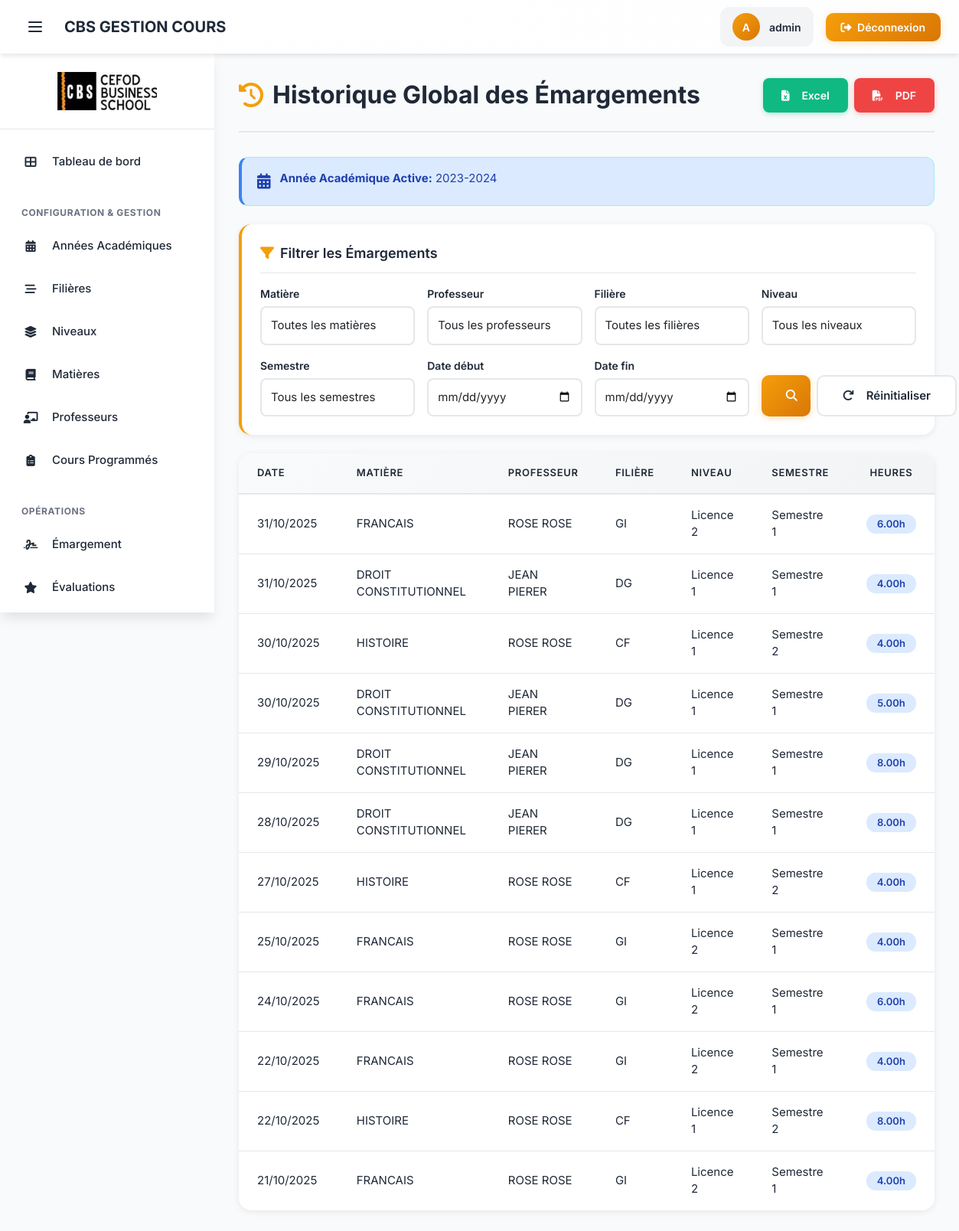
/historique/ (signed in), run on the app's committed database.
### gestion_cours/models.py (models this page shows, shortened)
class AnneeAcademique(models.Model):
    annee_accademique = models.CharField(max_length=10, unique=True)
    active = models.BooleanField(default=False)
    class Meta:
        verbose_name_plural = "Années Académiques"

class Emargement(models.Model):
    matiere_programmer = models.ForeignKey(MatiereProgrammee, on_delete=models.CASCADE)
    date_emar = models.DateField(verbose_name="Date de la séance")
    heure_eff = models.DecimalField(max_digits=4, decimal_places=2, verbose_name="Heures effectuées")
    class Meta:
        verbose_name_plural = "Émargements"
        unique_together = ('matiere_programmer', 'date_emar')

class MatiereProgrammee(models.Model):
    SEMESTRE_CHOICES = [
        ('S1', 'Semestre 1'),
        ('S2', 'Semestre 2'),
    ]
    matiere = models.ForeignKey(Matiere, on_delete=models.CASCADE)
    filiere = models.ForeignKey(Filiere, on_delete=models.CASCADE)
    niveau = models.ForeignKey(Niveau, on_delete=models.CASCADE)
    professeur = models.ForeignKey(Professeur, on_delete=models.CASCADE)
    annee_academique = models.ForeignKey(AnneeAcademique, on_delete=models.CASCADE)
    semestre = models.CharField(
        max_length=2,
        choices=SEMESTRE_CHOICES,
        default='S1'
    )
    nbr_heure = models.DecimalField(max_digits=5, decimal_places=2, verbose_name="Volume horaire prévu")
    date_debut_estimee = models.DateField(null=True, blank=True)
    date_fin_estimee = models.DateField(null=True, blank=True)
    class Meta:
        verbose_name_plural = "Matières Programmées"
        unique_together = ('matiere', 'filiere', 'niveau', 'annee_academique', 'semestre')

class Matiere(models.Model):
    code = models.CharField(max_length=10, unique=True)
    libelle = models.CharField(max_length=100)
    def __str__(self):
        return self.libelle
    class Meta:
        verbose_name_plural = "Matières"

class Professeur(models.Model):
    nom = models.CharField(max_length=100)
    prenoms = models.CharField(max_length=150)
    contact = models.CharField(max_length=50, unique=True)
    email = models.EmailField(unique=True)
    grade = models.CharField(
        max_length=100,
        null=True,
        blank=True,
        verbose_name="Grade universitaire"
    )
    domaine = models.CharField(
        max_length=100,
        null=True,
        blank=True,
        verbose_name="Domaine d'expertise"
    )
    cv = models.FileField(
        upload_to='professeurs/cvs/',
        null=True,
        blank=True,
        verbose_name="CV (Fichier)"
    )
    dernier_diplome = models.FileField(
        upload_to='professeurs/diplomes/',
        null=True,
        blank=True,
        verbose_name="Dernier Diplôme (Fichier)"
    )
    def __str__(self):
        return f"{self.nom} {self.prenoms}"
    class Meta:
        verbose_name = "Professeur"
        verbose_name_plural = "Professeurs"
        ordering = ['nom']

class Filiere(models.Model):
    code = models.CharField(max_length=10, unique=True)
    libelle = models.CharField(max_length=100)
    def __str__(self):
        return self.libelle
    class Meta:
        verbose_name_plural = "Filières"

class Niveau(models.Model):
    LIBELLE_CHOICES = [
        ('Licence', 'Licence'),
        ('Master', 'Master'),
    ]
    libelle = models.CharField(max_length=10, choices=LIBELLE_CHOICES)
    niv = models.IntegerField() # 1, 2 ou 3
    filiere = models.ForeignKey(Filiere, on_delete=models.CASCADE)
    def __str__(self):
        return f"{self.libelle} {self.niv} - {self.filiere.code}"
    class Meta:
        verbose_name_plural = "Niveaux"
        unique_together = ('libelle', 'filiere', 'niv')

### gestion_cours/views.py (the view)
# urls.py: path('historique/', views.historique_view, name='historique'),
@login_required
@user_passes_test(est_administrateur_pedagogique, login_url=reverse_lazy('gestion_cours:home'))
def historique_view(request):
    annee_active = get_active_annee_academique()
    if not annee_active:
        messages.warning(request, "Impossible d'afficher l'historique : Aucune année académique active trouvée.")
        historique = Emargement.objects.none()
        emargement_filter = EmargementFilterComplete(request.GET, queryset=historique)
    else:
        queryset = Emargement.objects.filter(
            matiere_programmer__annee_academique=annee_active
        ).select_related(
            'matiere_programmer__professeur',
            'matiere_programmer__matiere',
        ).order_by('-date_emar')
        emargement_filter = EmargementFilterComplete(request.GET, queryset=queryset)
        historique = emargement_filter.qs
        if not request.GET:
            historique = historique[:50]
    context = {
        'historique': historique,
        'filter': emargement_filter,
        'annee_active': annee_active.annee_accademique if annee_active else 'N/A'
    }
    return render(request, 'gestion_cours/historique_global.html', context)

### gestion_cours/templates/gestion_cours/historique_global.html (shortened to what this page needs)
{% extends "base.html" %}
{% load static %}
{% block content %}
<div class="page-header">
    <h1 class="page-title">
        <i class="fas fa-history"></i>
        Historique Global des Émargements
    </h1>
    <div class="page-actions">
        <div class="export-buttons">
            <a href="{% url 'gestion_cours:export_emargements_excel' %}?{{ request.GET.urlencode }}"
               class="btn-export btn-export-excel">
                <i class="fas fa-file-excel me-2"></i>Excel
            </a>
            <a href="{% url 'gestion_cours:export_emargements_pdf' %}?{{ request.GET.urlencode }}"
               class="btn-export btn-export-pdf">
                <i class="fas fa-file-pdf me-2"></i>PDF
            </a>
        </div>
    </div>
</div>
<div class="alert alert-info">
    <div class="alert-icon">
        <i class="fas fa-calendar-alt"></i>
    </div>
    <span><strong>Année Académique Active:</strong> {{ annee_active }}</span>
</div>
<div class="filter-card">
    <div class="filter-header">
        <i class="fas fa-filter"></i>
        Filtrer les Émargements
    </div>
    <form method="get" class="filter-form">
        {% for field in filter.form %}
        <div class="filter-group">
            <label for="{{ field.id_for_label }}">{{ field.label }}</label>
            {{ field }}
        </div>
        {% endfor %}
        <div class="filter-actions">
            <button type="submit" class="btn btn-primary">
                <i class="fas fa-search me-2"></i>Filtrer
            </button>
            <a href="{% url 'gestion_cours:historique' %}" class="btn btn-secondary">
                <i class="fas fa-redo me-2"></i>Réinitialiser
            </a>
        </div>
    </form>
</div>
<div class="table-card">
    <div class="table-wrapper">
        {% if historique %}
        <table class="data-table">
            <thead>
                <tr>
                    <th>Date</th>
                    <th>Matière</th>
                    <th>Professeur</th>
                    <th>Filière</th>
                    <th>Niveau</th>
                    <th>Semestre</th>
                    <th class="text-center">Heures</th>
                </tr>
            </thead>
            <tbody>
                {% for emarg in historique %}
                <tr>
                    <td>{{ emarg.date_emar|date:"d/m/Y" }}</td>
                    <td>{{ emarg.matiere_programmer.matiere.libelle }}</td>
                    <td>{{ emarg.matiere_programmer.professeur }}</td>
                    <td>{{ emarg.matiere_programmer.filiere.code }}</td>
                    <td>{{ emarg.matiere_programmer.niveau.libelle }} {{ emarg.matiere_programmer.niveau.niv }}</td>
                    <td>{{ emarg.matiere_programmer.get_semestre_display }}</td>
                    <td class="text-center col-number">
                        <span class="badge badge-info">{{ emarg.heure_eff }}h</span>
                    </td>
                </tr>
                {% endfor %}
            </tbody>
        </table>
        {% endif %}
    </div>
</div>
{% endblock %}

### gestion_cours/templates/base.html (shortened to what this page needs)
{% load static %}
<!DOCTYPE html>
<html lang="fr">
<head>
    <link href="https://cdn.jsdelivr.net/npm/bootstrap@5.3.3/dist/css/bootstrap.min.css" rel="stylesheet">
        <link rel="stylesheet" href="{% static 'css/forms.css' %}">
    <link rel="stylesheet" href="{% static 'css/tables.css' %}">
    <link rel="stylesheet" href="https://cdnjs.cloudflare.com/ajax/libs/font-awesome/6.4.2/css/all.min.css">
    <link rel="stylesheet" href="{% static 'css/sidebar.css' %}">
    <link rel="stylesheet" href="{% static 'css/animations.css' %}">
    <link rel="stylesheet" href="{% static 'css/custom.css' %}">
</head>
<body>
    <div class="layout-wrapper">
        <header class="app-header">
            <div class="header-left">
                <button id="menu-toggle" class="menu-toggle" aria-label="Toggle menu">
                    <svg fill="none" stroke="currentColor" viewBox="0 0 24 24">
                        <path stroke-linecap="round" stroke-linejoin="round" stroke-width="2" d="M4 6h16M4 12h16M4 18h16"/>
                    </svg>
                </button>
                <a href="{% url 'gestion_cours:landing' %}" class="header-logo">
                    CBS GESTION COURS
                </a>
            </div>
            <div class="header-right">
                {% if user.is_authenticated %}
                    <div class="user-info">
                        <div class="user-avatar">
                            {{ user.username|first|upper }}
                        </div>
                        <span class="user-name">{{ user.username }}</span>
                    </div>
                    <form method="post" action="{% url 'logout' %}" class="d-inline">
                        <button type="submit" class="btn-logout">
                            <i class="fas fa-sign-out-alt me-1"></i>
                            Déconnexion
                        </button>
                    </form>
                {% else %}
                    <a href="{% url 'login' %}" class="btn-logout">
                        <i class="fas fa-sign-in-alt me-1"></i>
                        Connexion
                    </a>
                {% endif %}
            </div>
        </header>
        <nav class="app-sidebar">
            <div class="sidebar-logo">
                <a href="{% url 'gestion_cours:landing' %}">
                    <img src="{% static 'img/logo.jpg' %}" alt="CBS Logo">
                </a>
            </div>
            <div class="sidebar-nav">
                <div class="nav-section">
                    <div class="nav-item">
                        <a href="{% url 'gestion_cours:home' %}" class="nav-link">
                            <span class="nav-link-icon">
                                <i class="fas fa-th-large"></i>
                            </span>
                            <span class="nav-link-text">Tableau de bord</span>
                        </a>
                    </div>
                </div>
                <div class="nav-section">
                    <div class="nav-section-title">Configuration & Gestion</div>
                    <div class="nav-item">
                        <a href="{% url 'gestion_cours:anneeacademique_list' %}" class="nav-link">
                            <span class="nav-link-icon">
                                <i class="fas fa-calendar-alt"></i>
                            </span>
                            <span class="nav-link-text">Années Académiques</span>
                        </a>
                    </div>
                    <div class="nav-item">
                        <a href="{% url 'gestion_cours:filiere_list' %}" class="nav-link">
                            <span class="nav-link-icon">
                                <i class="fas fa-stream"></i>
                            </span>
                            <span class="nav-link-text">Filières</span>
                        </a>
                    </div>
                    <div class="nav-item">
                        <a href="{% url 'gestion_cours:niveau_list' %}" class="nav-link">
                            <span class="nav-link-icon">
                                <i class="fas fa-layer-group"></i>
                            </span>
                            <span class="nav-link-text">Niveaux</span>
                        </a>
                    </div>
                    <div class="nav-item">
                        <a href="{% url 'gestion_cours:matiere_list' %}" class="nav-link">
                            <span class="nav-link-icon">
                                <i class="fas fa-book"></i>
                            </span>
                            <span class="nav-link-text">Matières</span>
                        </a>
                    </div>
                    <div class="nav-item">
                        <a href="{% url 'gestion_cours:professeur_list' %}" class="nav-link">
                            <span class="nav-link-icon">
                                <i class="fas fa-chalkboard-teacher"></i>
                            </span>
                            <span class="nav-link-text">Professeurs</span>
                        </a>
                    </div>
                    <div class="nav-item">
                        <a href="{% url 'gestion_cours:matiereprogrammee_list' %}" class="nav-link">
                            <span class="nav-link-icon">
                                <i class="fas fa-clipboard-list"></i>
                            </span>
                            <span class="nav-link-text">Cours Programmés</span>
                        </a>
                    </div>
                </div>
                <div class="nav-section">
                    <div class="nav-section-title">Opérations</div>
                    <div class="nav-item">
                        <a href="{% url 'gestion_cours:emargement_selection' %}" class="nav-link">
                            <span class="nav-link-icon">
                                <i class="fas fa-signature"></i>
                            </span>
                            <span class="nav-link-text">Émargement</span>
                        </a>
                    </div>
                    <div class="nav-item">
                        <a href="{% url 'gestion_cours:evaluation_list' %}" class="nav-link">
                            <span class="nav-link-icon">
                                <i class="fas fa-star"></i>
                            </span>
                            <span class="nav-link-text">Évaluations</span>
                        </a>
                    </div>
                </div>
            </div>
        </nav>
        <main class="app-main">
            <div class="animate-fade-in-up">
                {% block content %}{% endblock content %}
            </div>
        </main>
    </div>
</body>
</html>

### data on the page
AnneeAcademique: annee_accademique "2023-2024"
Emargement: date_emar "31/10/2025", matiere_programmer.matiere.libelle "FRANCAIS", matiere_programmer.professeur "ROSE ROSE", matiere_programmer.filiere.code "GI", matiere_programmer.niveau.libelle "Licence", matiere_programmer.niveau.niv "2", matiere_programmer.semestre "Semestre 1", heure_eff "6.00"
Emargement: date_emar "31/10/2025", matiere_programmer.matiere.libelle "DROIT CONSTITUTIONNEL", matiere_programmer.professeur "JEAN PIERER", matiere_programmer.filiere.code "DG", matiere_programmer.niveau.libelle "Licence", matiere_programmer.niveau.niv "1", matiere_programmer.semestre "Semestre 1", heure_eff "4.00"
Emargement: date_emar "30/10/2025", matiere_programmer.matiere.libelle "HISTOIRE", matiere_programmer.professeur "ROSE ROSE", matiere_programmer.filiere.code "CF", matiere_programmer.niveau.libelle "Licence", matiere_programmer.niveau.niv "1", matiere_programmer.semestre "Semestre 2", heure_eff "4.00"
Emargement: date_emar "30/10/2025", matiere_programmer.matiere.libelle "DROIT CONSTITUTIONNEL", matiere_programmer.professeur "JEAN PIERER", matiere_programmer.filiere.code "DG", matiere_programmer.niveau.libelle "Licence", matiere_programmer.niveau.niv "1", matiere_programmer.semestre "Semestre 1", heure_eff "5.00"
Emargement: date_emar "29/10/2025", matiere_programmer.matiere.libelle "DROIT CONSTITUTIONNEL", matiere_programmer.professeur "JEAN PIERER", matiere_programmer.filiere.code "DG", matiere_programmer.niveau.libelle "Licence", matiere_programmer.niveau.niv "1", matiere_programmer.semestre "Semestre 1", heure_eff "8.00"
Emargement: date_emar "28/10/2025", matiere_programmer.matiere.libelle "DROIT CONSTITUTIONNEL", matiere_programmer.professeur "JEAN PIERER", matiere_programmer.filiere.code "DG", matiere_programmer.niveau.libelle "Licence", matiere_programmer.niveau.niv "1", matiere_programmer.semestre "Semestre 1", heure_eff "8.00"
Emargement: date_emar "27/10/2025", matiere_programmer.matiere.libelle "HISTOIRE", matiere_programmer.professeur "ROSE ROSE", matiere_programmer.filiere.code "CF", matiere_programmer.niveau.libelle "Licence", matiere_programmer.niveau.niv "1", matiere_programmer.semestre "Semestre 2", heure_eff "4.00"
Emargement: date_emar "25/10/2025", matiere_programmer.matiere.libelle "FRANCAIS", matiere_programmer.professeur "ROSE ROSE", matiere_programmer.filiere.code "GI", matiere_programmer.niveau.libelle "Licence", matiere_programmer.niveau.niv "2", matiere_programmer.semestre "Semestre 1", heure_eff "4.00"
Emargement: date_emar "24/10/2025", matiere_programmer.matiere.libelle "FRANCAIS", matiere_programmer.professeur "ROSE ROSE", matiere_programmer.filiere.code "GI", matiere_programmer.niveau.libelle "Licence", matiere_programmer.niveau.niv "2", matiere_programmer.semestre "Semestre 1", heure_eff "6.00"
Emargement: date_emar "22/10/2025", matiere_programmer.matiere.libelle "FRANCAIS", matiere_programmer.professeur "ROSE ROSE", matiere_programmer.filiere.code "GI", matiere_programmer.niveau.libelle "Licence", matiere_programmer.niveau.niv "2", matiere_programmer.semestre "Semestre 1", heure_eff "4.00"
Emargement: date_emar "22/10/2025", matiere_programmer.matiere.libelle "HISTOIRE", matiere_programmer.professeur "ROSE ROSE", matiere_programmer.filiere.code "CF", matiere_programmer.niveau.libelle "Licence", matiere_programmer.niveau.niv "1", matiere_programmer.semestre "Semestre 2", heure_eff "8.00"
Emargement: date_emar "21/10/2025", matiere_programmer.matiere.libelle "FRANCAIS", matiere_programmer.professeur "ROSE ROSE", matiere_programmer.filiere.code "GI", matiere_programmer.niveau.libelle "Licence", matiere_programmer.niveau.niv "2", matiere_programmer.semestre "Semestre 1", heure_eff "4.00"

### other printed values
{{ user.username|first|upper }} "A"
{{ user.username }} "admin"
{{ field.label }} "Matière" "Professeur" "Filière" "Niveau" "Semestre" "Date début" "Date fin"
